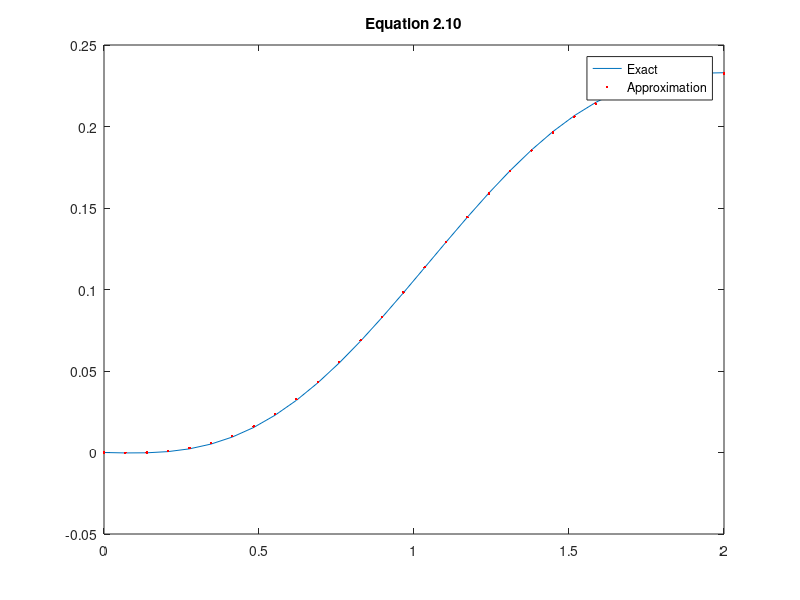
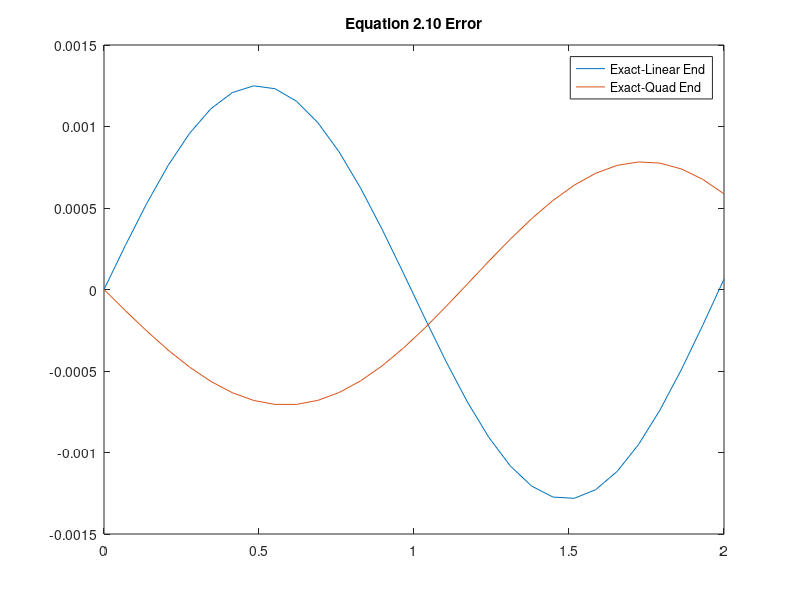

The MATLAB source for these figures, in order:
clear; close all;

N=30;
xmin=0; xmax=2;
h=(xmax-xmin)/(N-1);
x=xmin:h:xmax;
x=x';
y1=x./9-sin(3.*x)/(27.*cos(6));

A=zeros(N,N);
A(1,1)=1;
A(N,N-1)=-1;
A(N,N)=1;
b=zeros(N,1);
b(1,1)=0;
b(N,1)=0;
for iterator1=2:1:N-1
    A(iterator1,iterator1-1)=1/(h^2);
    A(iterator1,iterator1)=9-2/(h.^2);
    A(iterator1,iterator1+1)=1/(h^2);
    b(iterator1,1)=x(iterator1);
end;
y2=A\b;


A=zeros(N,N);
A(1,1)=1;
A(N,N-2)=1/(2*h);
A(N,N-1)=-2/h;
A(N,N)=3/(2*h);
b=zeros(N,1);
b(1,1)=0;
b(N,1)=0;
for iterator1=2:1:N-1
    A(iterator1,iterator1-1)=1/(h^2);
    A(iterator1,iterator1)=9-2/(h.^2);
    A(iterator1,iterator1+1)=1/(h^2);
    b(iterator1,1)=x(iterator1);
end;
y3=A\b;



figure;
plot(x,y1,x,y3,'r.');
legend('Exact','Approximation');
title('Equation 2.10');

figure;
plot(x,y1-y2,x,y1-y3);
title('Equation 2.10 Error');
legend('Exact-Linear End', 'Exact-Quad End');
